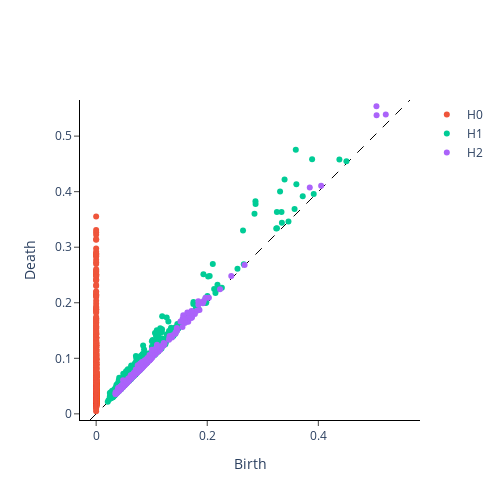

The notebook cell this image was saved under:
### Code cell
embedded_data = embedded_data[None, :, :]
homology_dimensions = [0, 1, 2]
vr = VietorisRipsPersistence(homology_dimensions=homology_dimensions, n_jobs=-1)
diagram = vr.fit_transform_plot(embedded_data)

### Figure 1 — Plotly figure (JSON) as saved in the notebook; plotly's stock layout.template omitted (floating-point values rounded to 4 significant figures; data arrays with more than 128 entries replaced by an {"elided": "..."} marker saying what was removed)
{"data": [{"hoverinfo": "none", "line": {"color": "black", "dash": "dash", "width": 1}, "mode": "lines", "showlegend": false, "type": "scatter", "x": [-0.01108, 0.565], "y": [-0.01108, 0.565]}, {"hoverinfo": "text", "hovertext": {"elided": "1141 str values"}, "mode": "markers", "name": "H0", "type": "scatter", "x": {"elided": "1141 int values"}, "y": {"elided": "1141 float values"}}, {"hoverinfo": "text", "hovertext": {"elided": "768 str values"}, "mode": "markers", "name": "H1", "type": "scatter", "x": {"elided": "768 float values"}, "y": {"elided": "768 float values"}}, {"hoverinfo": "text", "hovertext": {"elided": "309 str values"}, "mode": "markers", "name": "H2", "type": "scatter", "x": {"elided": "309 float values"}, "y": {"elided": "309 float values"}}], "layout": {"height": 500, "plot_bgcolor": "white", "width": 500, "xaxis": {"autorange": false, "exponentformat": "e", "linecolor": "black", "linewidth": 1, "mirror": false, "range": [-0.01108, 0.565], "showexponent": "all", "showline": true, "side": "bottom", "ticks": "outside", "title": {"text": "Birth"}, "type": "linear", "zeroline": true}, "yaxis": {"autorange": false, "exponentformat": "e", "linecolor": "black", "linewidth": 1, "mirror": false, "range": [-0.01108, 0.565], "scaleanchor": "x", "scaleratio": 1, "showexponent": "all", "showline": true, "side": "left", "ticks": "outside", "title": {"text": "Death"}, "type": "linear", "zeroline": true}}}
